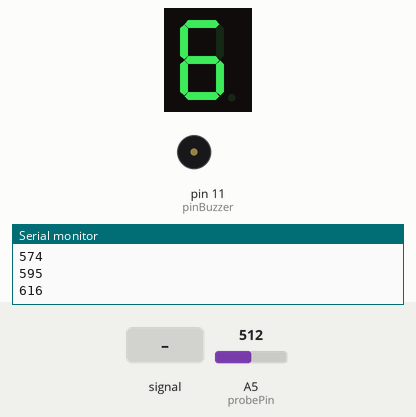
A sketch run on a simulated Arduino Uno, built with avr-gcc and run on an emulated ATmega328P. Shown: 1-digit seven-segment display, buzzer (waves = sounding), the last lines printed to the serial monitor. Wiring (inferred from the names in the program): 1-digit 7-segment display, segments lit when HIGH: segments pin 2, pin 3, pin 4, pin 5, pin 6, pin 7, pin 8, pin 9. The test bench sets the inputs (shaded band); at power-on: A5 (probePin) = 512. The segment pins are drawn as the display they are named for.

Above: at 1.2 s.
1.3 s: A5 (probePin) fed a 200 Hz sine of ±255 counts around its level
At 2.64 s:
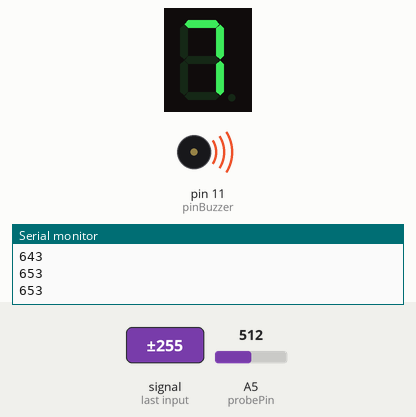
4.0 s: A5 (probePin) set to 660
At 5.35 s:
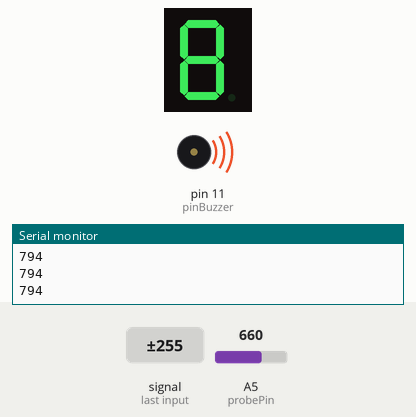
6.4 s: A5 (probePin) fed a 50 Hz sine of ±306 counts around its level
At 7.35 s:
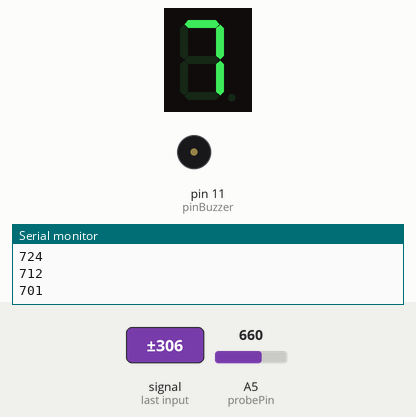
9.4 s: A5 (probePin) set to 83
At 10.26 s:
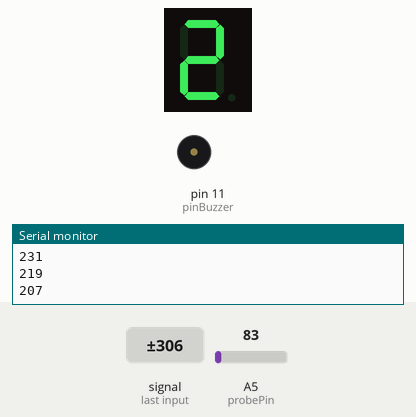
11.9 s: A5 (probePin) set to 69
At 13.4 s:
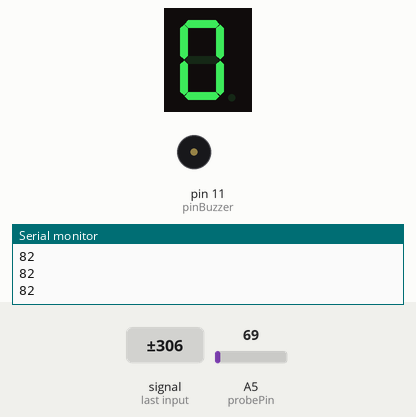
14.0 s: A5 (probePin) set to 100
At 14.46 s:
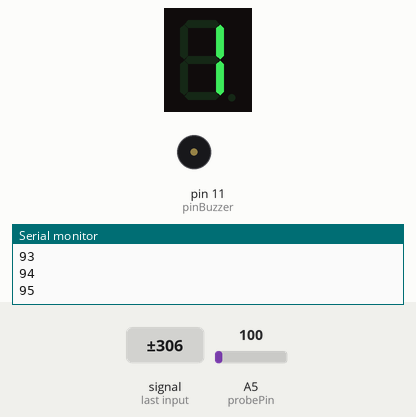
Timing chart, 0 to 18.0 s (numbered marks = the images above; inputs shaded):
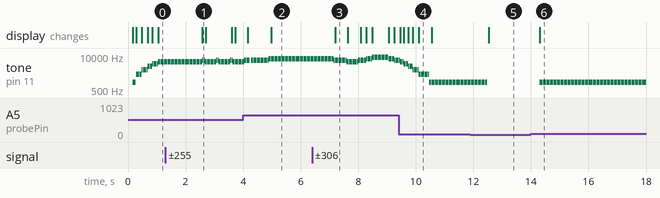

Measured:
- after the input at 1.3 s, the display: changes after 1.3 s (image 1)
- after the input at 6.4 s, the display: changes after 0.80 s (image 3)
- after the input at 11.9 s, tone on pin 11 (pinBuzzer): goes on until 12.5 s, then stays silent; the display: changes after 0.63 s (image 5)
- after the input at 14.0 s, tone on pin 11 (pinBuzzer): alternates 1000 Hz for 0.02 s and silent for 0.02 s, starting after 0.30 s; the display: changes after 0.30 s (image 6)
- by itself, tone on pin 11 (pinBuzzer): plays 8000 Hz for 0.02 s, 8000 Hz for 0.02 s, 8000 Hz for 0.02 s, 8000 Hz for 0.02 s, 8000 Hz for 0.02 s, 8000 Hz for 0.02 s … (74 notes in this stretch)

The sketch:

EMFdetector.ino
```cpp
#define NUMREADINGS 30

const int pinA = 2;
const int pinB = 3;
const int pinC = 4;
const int pinD = 5;
const int pinE = 6;
const int pinF = 7;
const int pinG = 8;
const int pinDP = 9;

const int pinBuzzer = 11;
int buzzerTone = 31;

int readings[NUMREADINGS];
int index = 0;
int total = 0;
int average = 0;

int senseLimit = 850;
int probePin = 5;
int val = 0;

const int segSize = 8;
const int noOfDigits = 10;

int segments[segSize] = {
  pinA, pinB, pinC, pinD, pinE, pinF, pinG, pinDP
};

byte digitMatrix[noOfDigits][segSize - 1] = {
// a  b  c  d  e  f  g
  {1, 1, 1, 1, 1, 1, 0}, // 0
  {0, 1, 1, 0, 0, 0, 0}, // 1
  {1, 1, 0, 1, 1, 0, 1}, // 2
  {1, 1, 1, 1, 0, 0, 1}, // 3
  {0, 1, 1, 0, 0, 1, 1}, // 4
  {1, 0, 1, 1, 0, 1, 1}, // 5
  {1, 0, 1, 1, 1, 1, 1}, // 6
  {1, 1, 1, 0, 0, 0, 0}, // 7
  {1, 1, 1, 1, 1, 1, 1}, // 8
  {1, 1, 1, 1, 0, 1, 1}  // 9
};

void displayNumber(byte digit) {
  for (int i = 0; i < segSize - 1; i++) {
    digitalWrite(segments[i], digitMatrix[digit][i]);
  }
  buzzerTone = digit * 1000;
  tone(pinBuzzer, buzzerTone, 20);
}

void setup() {
  pinMode(probePin,INPUT);
  pinMode(pinBuzzer,OUTPUT);

  for (int i = 0; i < segSize; i++) {
    pinMode(segments[i], OUTPUT);
  }

  for (int i = 0; i < NUMREADINGS; i++)
    readings[i] = 0;

  Serial.begin(9600);
}

void loop() {
  val = analogRead(probePin);
  if(val >= 1){
    val = constrain(val, 1, senseLimit);
    val = map(val, 1, senseLimit, 1, 1023);
    total -= readings[index];
    readings[index] = val;
    total += readings[index];
    index = (index + 1);

    if (index >= NUMREADINGS) {
      index = 0;
    }

    average = total / NUMREADINGS;

    if (average > 0 and average < 90){
      displayNumber(0);
    }

    if (average > 90 and average < 150){
      displayNumber(1);
    }

    if (average > 150 and average < 250 ){
      displayNumber(2);
    }

    if (average > 250 and average < 350){
      displayNumber(3);
    }

    if (average > 350 and average < 450){
      displayNumber(4);
    }

    if (average > 450 and average < 550){
      displayNumber(5);
    }

    if (average > 550 and average < 650){
      displayNumber(6);
    }

    if (average > 650 and average < 750){
      displayNumber(7);
    }

    if (average > 750 and average < 850){
      displayNumber(8);
    }

    if (average > 850){
      displayNumber(9);
    }
    Serial.println(average);
    delay(40);
  }
}
```
